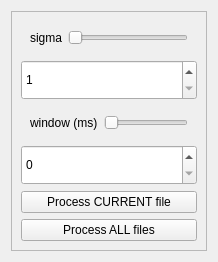
            <widget class="QWidget" name="rawOptPage">
             <layout class="QVBoxLayout" name="verticalLayout_13">
              <item>
               <widget class="QFrame" name="frame">
                <property name="frameShape">
                 <enum>QFrame::StyledPanel</enum>
                </property>
                <property name="frameShadow">
                 <enum>QFrame::Raised</enum>
                </property>
                <layout class="QVBoxLayout" name="verticalLayout_7">
                 <item>
                  <widget class="QWidget" name="widget_6" native="true">
                   <layout class="QHBoxLayout" name="horizontalLayout_5">
                    <item>
                     <widget class="QLabel" name="label_3">
                      <property name="text">
                       <string>sigma</string>
                      </property>
                     </widget>
                    </item>
                    <item>
                     <widget class="QSlider" name="horizontalSlider">
                      <property name="minimum">
                       <number>1</number>
                      </property>
                      <property name="maximum">
                       <number>20</number>
                      </property>
                      <property name="orientation">
                       <enum>Qt::Horizontal</enum>
                      </property>
                     </widget>
                    </item>
                   </layout>
                  </widget>
                 </item>
                 <item>
                  <widget class="QSpinBox" name="sigmaValue">
                   <property name="minimumSize">
                    <size>
                     <width>70</width>
                     <height>40</height>
                    </size>
                   </property>
                   <property name="minimum">
                    <number>1</number>
                   </property>
                   <property name="maximum">
                    <number>20</number>
                   </property>
                  </widget>
                 </item>
                 <item>
                  <widget class="QWidget" name="widget_7" native="true">
                   <layout class="QHBoxLayout" name="horizontalLayout_6">
                    <item>
                     <widget class="QLabel" name="label_4">
                      <property name="text">
                       <string>window (ms)</string>
                      </property>
                     </widget>
                    </item>
                    <item>
                     <widget class="QSlider" name="horizontalSlider_2">
                      <property name="maximum">
                       <number>10000</number>
                      </property>
                      <property name="orientation">
                       <enum>Qt::Horizontal</enum>
                      </property>
                     </widget>
                    </item>
                   </layout>
                  </widget>
                 </item>
                 <item>
                  <widget class="QSpinBox" name="windowValue">
                   <property name="minimumSize">
                    <size>
                     <width>70</width>
                     <height>40</height>
                    </size>
                   </property>
                   <property name="maximum">
                    <number>10000</number>
                   </property>
                   <property name="singleStep">
                    <number>10</number>
                   </property>
                  </widget>
                 </item>
                 <item>
                  <widget class="QPushButton" name="currentBtn">
                   <property name="text">
                    <string>Process CURRENT file</string>
                   </property>
                   <property name="icon">
                    <iconset resource="../../resources/resources.qrc">
                     <normaloff>:/resources/icons/save.svg</normaloff>:/resources/icons/save.svg</iconset>
                   </property>
                   <property name="iconSize">
                    <size>
                     <width>24</width>
                     <height>24</height>
                    </size>
                   </property>
                  </widget>
                 </item>
                 <item>
                  <widget class="QPushButton" name="batchBtn">
                   <property name="text">
                    <string>Process ALL files</string>
                   </property>
                   <property name="icon">
                    <iconset resource="../../resources/resources.qrc">
                     <normaloff>:/resources/icons/archive.svg</normaloff>:/resources/icons/archive.svg</iconset>
                   </property>
                   <property name="iconSize">
                    <size>
                     <width>24</width>
                     <height>24</height>
                    </size>
                   </property>
                  </widget>
                 </item>
                </layout>
               </widget>
              </item>
             </layout>
            </widget>
